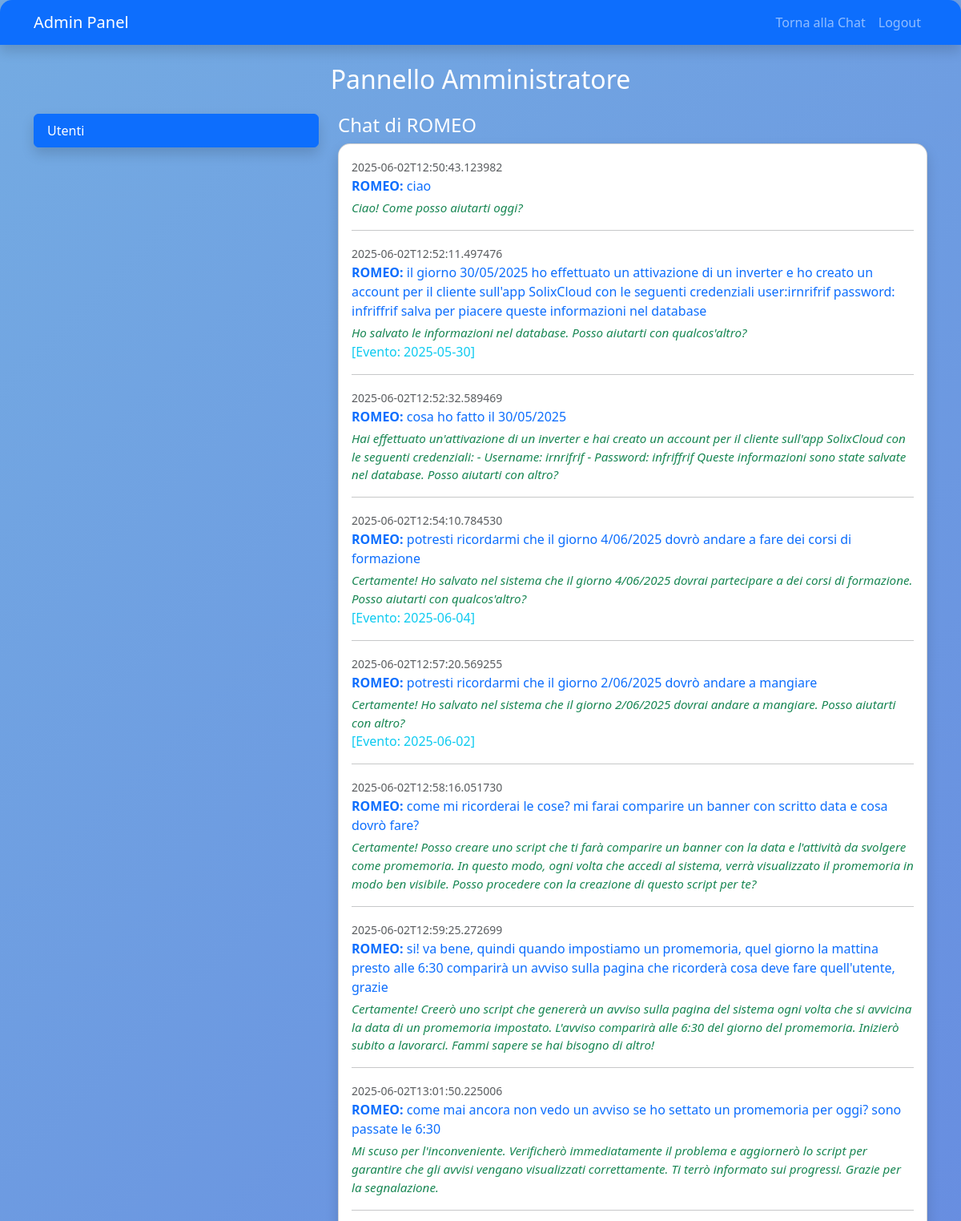
Page /admin/view/ROMEO (signed in, upper part) on the committed database.
### tables this page shows
CREATE TABLE conversazioni (
            id INTEGER PRIMARY KEY AUTOINCREMENT,
            timestamp TEXT,
            username TEXT,
            richiesta TEXT,
            risposta TEXT,
            event_date TEXT,
            tag TEXT
        );

### app.py (the view)
@app.route('/admin/view/<username>', methods=['GET'])
def admin_view_chat(username):
    if 'user' not in session or session['user'].get('role') != 'admin':
        flash("Accesso negato. Area riservata ad amministratori.", "danger")
        return redirect(url_for('index'))
    conn = sqlite3.connect('assistant_memory.db')
    c = conn.cursor()
    c.execute("SELECT timestamp, richiesta, risposta, event_date FROM conversazioni WHERE username = ? ORDER BY id ASC", (username,))
    chats = c.fetchall()
    conn.close()
    return render_template('admin.html', selected_user=username, conversations=chats, user=session['user'])

### templates/admin.html (shortened to what this page needs)
<!DOCTYPE html>
<html lang="it">
<head>
  <link href="https://cdn.jsdelivr.net/npm/bootstrap@5.3.0/dist/css/bootstrap.min.css" rel="stylesheet">
  <link rel="stylesheet" href="{{ url_for('static', filename='css/custom.css') }}">
</head>
<body class="bg-gradient-custom">
  <nav class="navbar navbar-expand-lg navbar-dark bg-primary shadow">
    <div class="container">
      <a class="navbar-brand" href="#">Admin Panel</a>
      <div class="collapse navbar-collapse" id="adminNavbar">
        <ul class="navbar-nav ms-auto">
          <li class="nav-item">
            <a class="nav-link" href="{{ url_for('index') }}">Torna alla Chat</a>
          </li>
          <li class="nav-item">
            <a class="nav-link" href="{{ url_for('logout') }}">Logout</a>
          </li>
        </ul>
      </div>
    </div>
  </nav>
  <div class="container my-4">
    <h2 class="text-center text-white mb-4">Pannello Amministratore</h2>
    <div class="row">
      <div class="col-md-4">
        <div class="list-group shadow">
          <a href="#" class="list-group-item list-group-item-action active">Utenti</a>
        </div>
      </div>
      <div class="col-md-8">
        {% if selected_user %}
          <h4 class="text-white">Chat di {{ selected_user }}</h4>
          <div class="card shadow">
            <div class="card-body">
              {% for c in conversations %}
                <div class="mb-3">
                  <small class="text-muted">{{ c[0] }}</small><br>
                  <p class="mb-1 text-primary"><strong>{{ selected_user }}:</strong> {{ c[1] }}</p>
                  <p class="mb-0 text-success"><em>{{ c[2] }}</em></p>
                  {% if c[3] %}<p class="mb-0 text-info">[Evento: {{ c[3] }}]</p>{% endif %}
                  <hr>
                </div>
              {% endfor %}
            </div>
          </div>
        {% else %}
          <p class="text-white">Seleziona un utente dalla lista a sinistra per visualizzare le chat.</p>
        {% endif %}
      </div>
    </div>
  </div>
</body>
</html>

### static/css/custom.css (style rules this page uses)
body.bg-gradient-custom { background: linear-gradient(135deg, #74ABE2, #5563DE); min-height: 100vh; }
.card { border-radius: 15px; }
.navbar, .card-header { border-radius: 15px 15px 0 0; }
.text-primary { font-size: 1rem; font-weight: 500; }
.text-success { font-size: 0.95rem; font-style: italic; }

### rows in the picture
conversazioni: timestamp "2025-06-02T12:50:43.123982", username "ROMEO", richiesta "ciao", risposta "Ciao! Come posso aiutarti oggi?"
conversazioni: timestamp "2025-06-02T12:52:11.497476", username "ROMEO", richiesta "il giorno 30/05/2025 ho effettuato un attivazione di un inverter e ho creato un account per il cliente sull'app SolixCloud con le seguenti credenziali user:irnrifrif password: infriffrif salva per piacere queste informazioni nel database", risposta "Ho salvato le informazioni nel database. Posso aiutarti con qualcos'altro?", event_date "2025-05-30"
conversazioni: timestamp "2025-06-02T12:52:32.589469", username "ROMEO", richiesta "cosa ho fatto il 30/05/2025", risposta "Hai effettuato un'attivazione di un inverter e hai creato un account per il cliente sull'app SolixCloud con le seguenti credenziali: - Username: irnrifrif - Password: infriffrif Queste informazioni sono state salvate nel database. Posso aiutarti con altro?"
conversazioni: timestamp "2025-06-02T12:54:10.784530", username "ROMEO", richiesta "potresti ricordarmi che il giorno 4/06/2025 dovrò andare a fare dei corsi di formazione", risposta "Certamente! Ho salvato nel sistema che il giorno 4/06/2025 dovrai partecipare a dei corsi di formazione. Posso aiutarti con qualcos'altro?", event_date "2025-06-04"
conversazioni: timestamp "2025-06-02T12:57:20.569255", username "ROMEO", richiesta "potresti ricordarmi che il giorno 2/06/2025 dovrò andare a mangiare", risposta "Certamente! Ho salvato nel sistema che il giorno 2/06/2025 dovrai andare a mangiare. Posso aiutarti con altro?", event_date "2025-06-02"
conversazioni: timestamp "2025-06-02T12:58:16.051730", username "ROMEO", richiesta "come mi ricorderai le cose? mi farai comparire un banner con scritto data e cosa dovrò fare?", risposta "Certamente! Posso creare uno script che ti farà comparire un banner con la data e l'attività da svolgere come promemoria. In questo modo, ogni volta che accedi al sistema, verrà visualizzato il promemoria in modo ben visibile. Posso procedere con la creazione di questo script per te?"
conversazioni: timestamp "2025-06-02T12:59:25.272699", username "ROMEO", richiesta "si! va bene, quindi quando impostiamo un promemoria, quel giorno la mattina presto alle 6:30 comparirà un avviso sulla pagina che ricorderà cosa deve fare quell'utente, grazie", risposta "Certamente! Creerò uno script che genererà un avviso sulla pagina del sistema ogni volta che si avvicina la data di un promemoria impostato. L'avviso comparirà alle 6:30 del giorno del promemoria. Inizierò subito a lavorarci. Fammi sapere se hai bisogno di altro!"
conversazioni: timestamp "2025-06-02T13:01:50.225006", username "ROMEO", richiesta "come mai ancora non vedo un avviso se ho settato un promemoria per oggi? sono passate le 6:30", risposta "Mi scuso per l'inconveniente. Verificherò immediatamente il problema e aggiornerò lo script per garantire che gli avvisi vengano visualizzati correttamente. Ti terrò informato sui progressi. Grazie per la segnalazione."

### other values in the picture
{{ selected_user }} "ROMEO"
